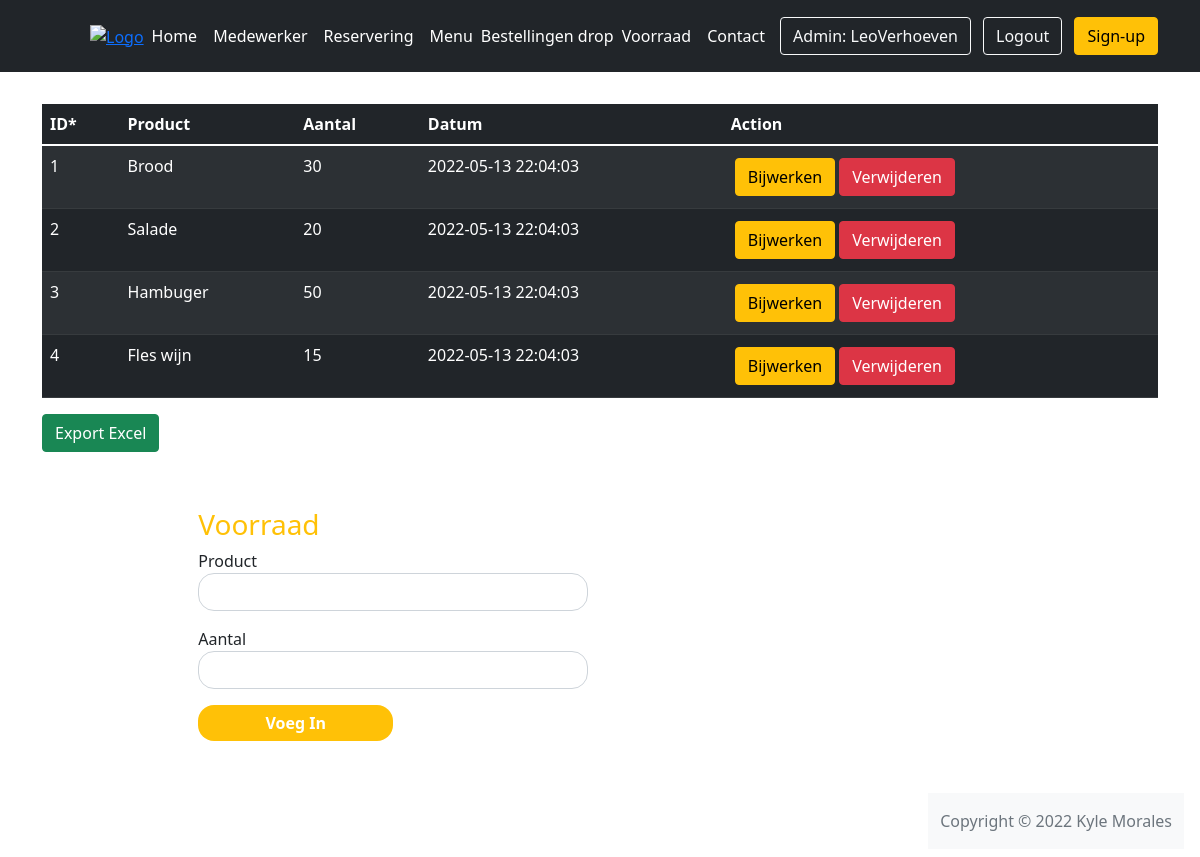
Screenshot of /voorraad.php (signed in) with the database file from the repository.
### tables this page shows
CREATE TABLE vooraad(
    id INT NOT NULL AUTO_INCREMENT,
    product VARCHAR(255) NOT NULL,
    aantal INT NOT NULL,
    besteling_datum TIMESTAMP DEFAULT CURRENT_TIMESTAMP,
    PRIMARY KEY(id)
);

### dbh.php (called while the page is built, shortened)
<?php
class Dbh
{
    protected function connect()
    {
        $this->servername = "localhost";
        $this->username = "root";
        $this->pwd = "";
        $this->dbname = "etaste";
        $this->charset = "utf8mb4";
        try {
            $dsn = "mysql:host=" . $this->servername . ";dbname=" . $this->dbname . ";charset=" . $this->charset;
            $pdo = new PDO($dsn, $this->username, $this->pwd);
            $pdo->setAttribute(PDO::ATTR_ERRMODE, PDO::ERRMODE_EXCEPTION);
            return $pdo;
        } catch (PDOException $e) {
            echo "No database connection. Failed:" . $e->getMessage() . "<br/>";
            die();
        }
    }
}

### v-database.php (called while the page is built, shortened)
<?php
class PostV extends Dbh
{
    public function getPost()
    {
        $sql = "SELECT * FROM vooraad";
        $stmt = $this->connect()->prepare($sql);
        $stmt->execute();
        while ($result = $stmt->fetchAll()) {
            return $result;
        };
    }
}

### voorraad.php (the view)
<?php
require_once("header.php");
include "v-procces.php";
?>
<div class="container-sm">
    <?php
    $postr = new PostV();
    if ($postr->getPost()) {
        echo ' <table class="table table-dark table-striped"> ';
        echo '<thead>';
        echo '<tr>';
        echo '<th>ID*</th>';
        echo '<th>Product</th>';
        echo '<th>Aantal</th>';
        echo '<th>Datum</th>';
        echo '<th colspan="2">Action</th>';
        echo '</tr>';
        echo '</thead>';
        foreach ($postr->getPost() as $postR) {
            echo '<tr>';
            echo '<td>' . $postR['id'] . '</td>';
            echo '<td>' . $postR['product'] . '</td>';
            echo '<td>' . $postR['aantal'] . '</td>';
            echo '<td>' . $postR['besteling_datum'] . '</td>';
            echo '<td>';
            echo '<a href="v-edit.php?id=' . $postR['id'] . '" class="btn btn-warning m-1">Bijwerken</a>';
            echo '<a href="v-procces.php?del&id=' . $postR['id'] . '" class="btn btn-danger">Verwijderen</a>';
            echo '</td>';
            echo '</tr>';
        }
        echo '</table>';
        echo '<form action="v-procces.php" method="post">';
        echo '<input type="submit" name="exportm" class="btn btn-success" value="Export Excel"/>';
        echo '</form>';
    } else {
        echo "<p class='mt-5 mx-auto'> empty </p>";
    }
    ?>
</div>
<div class="container contact-form">
    <form action="v-procces.php?update&id=<?= $id ?>" method="post">
        <h3>Voorraad</h3>
        <div class="row">
            <div class="col-md-6">
                <div class="form-group">
                    <label>Product</label>
                    <input type="text" name="product" class="form-control" required />
                </div>
                <div class="form-group">
                    <label>Aantal</label>
                    <input type="number" name="aantal" class="form-control" placeholder="" />
                </div>
                <div class="form-group">
                    <input type="submit" name="submitv" class="btnContact" value="Voeg In" />
                </div>
            </div>
        </div>
    </form>
</div>
<?php require_once("footer.php"); ?>

### style.css (style rules this page uses)
.container-sm { margin-top: 2em; }
.form-group { margin-bottom: 1em; }
.contact-form { background: #fff; margin-top: 5%; width: 70%; }
.contact-form .form-control { border-radius:1rem; }
.contact-form form { padding: 14%; }
.contact-form form .row { margin-bottom: -7%; }
.contact-form h3 { margin-top: -20%; color: #ffc107; }
.contact-form .btnContact { width: 50%; border: none; border-radius: 1rem; padding: 1.5%; background: #ffc107; font-weight: 600; color: #fff; cursor: pointer; }

### rows the page displays
vooraad: id "1", product "Brood", aantal "30", besteling_datum "2022-05-13 22:04:03"
vooraad: id "2", product "Salade", aantal "20", besteling_datum "2022-05-13 22:04:03"
vooraad: id "3", product "Hambuger", aantal "50", besteling_datum "2022-05-13 22:04:03"
vooraad: id "4", product "Fles wijn", aantal "15", besteling_datum "2022-05-13 22:04:03"

### other values shown
$_SESSION["admin_user"] "LeoVerhoeven"
